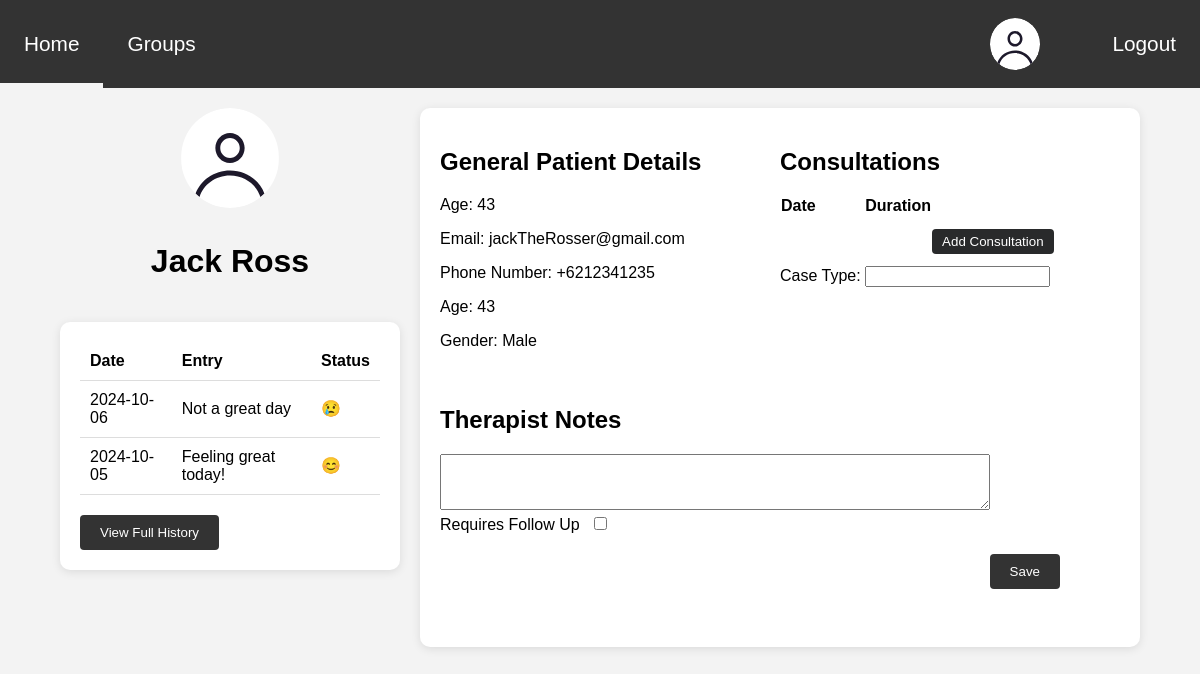
Before: /therapist/patient_view_page/patient_view_page.php?id=1 (signed in) with the older database file.
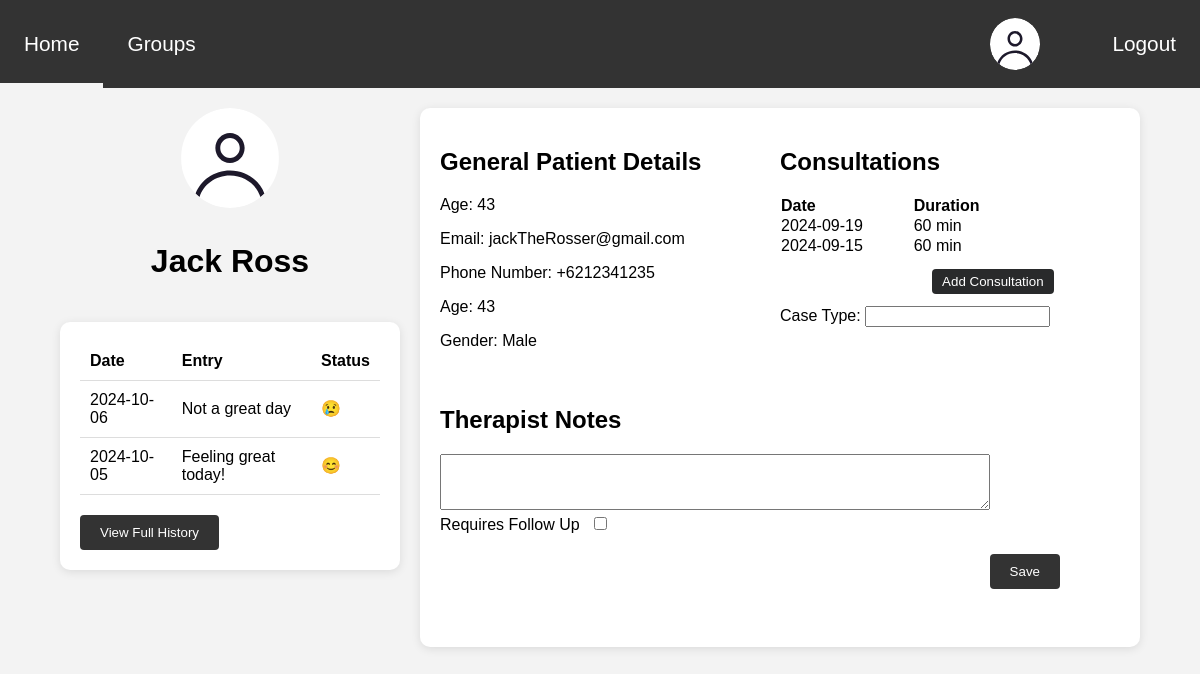
After: the same page with the newer database file.
### tables this page shows
CREATE TABLE journal_entries (
    id INT AUTO_INCREMENT PRIMARY KEY,
    patient_id INT,
    journal_date DATE,
    hours_slept INT,
    mood VARCHAR(20),
    meals_eaten INT,
    exercise BOOLEAN,
    journal_entry TEXT,
    FOREIGN KEY (patient_id) REFERENCES users(id) ON DELETE CASCADE
);

CREATE TABLE Sessions (
    session_id INT AUTO_INCREMENT PRIMARY KEY,
    patient_id INT , 
    therapist_id INT ,
   
    session_length INT, 
    session_date DATE,
    FOREIGN KEY (therapist_id) REFERENCES Users(id) ON DELETE CASCADE,
    FOREIGN KEY (patient_id) REFERENCES Users(id) ON DELETE CASCADE
);

### conf.php (called while the page is built, shortened)
<?php
$moods = [];
$moods["happy"] = "&#128522";
$moods["neutral"] = "&#128528";
$moods["sad"] = "&#128546";
$moods["angry"] = "&#128545";
$moods["excited"] = "&#128513";
$moods["tired"] = "&#128564";
$moods["anxious"] = "&#128552";
?>

### therapist/patient_view_page/patient_view_page.php (the view, shortened to what the changed rows need)
<?php
    $patient_id = htmlspecialchars($_GET['id']);
?>
<!DOCTYPE html>
<html lang="en">
<head>
    <link rel="stylesheet" href="../../style.css">
    <link rel="stylesheet" href="../../common/navbar/navbar.css">
    <link rel="stylesheet" href="../patient_view_page/view_page.css">
</head>
<body>
        <?php include "../../common/navbar/navbar.php";
        $sql= "SELECT * FROM `patient_therapist` LEFT JOIN users on patient_therapist.patient_id = users.id
        where patient_therapist.therapist_id = ? and patient_therapist.patient_id = ?;";
        if ($stmt = mysqli_prepare($conn, $sql)) {
            mysqli_stmt_bind_param($stmt, 'ii', $_SESSION['id'],$patient_id);
            mysqli_stmt_execute($stmt);
            if($result = mysqli_stmt_get_result($stmt)) {
                $patient=mysqli_fetch_assoc($result);
        }
    }
        ?>
    <main>
        <div class="container">
            <div class="profile-journal">
                <div class="profile">
                    <h1><?= $patient['first_name'] . ' '. $patient['last_name']?></h1>
                </div>
                <section class="journal">
                    <div class="journal-list">
                        <table>
                            <thead>
                                <tr>
                                    <th>Date</th>
                                    <th>Entry</th>
                                    <th>Status</th>
                                </tr>
                            </thead>
                            <tbody>
                            <?php
                                $sql= "SELECT * FROM journal_entries
                                LEFT JOIN patient_therapist on patient_therapist.patient_id = journal_entries.patient_id
                                WHERE patient_therapist.therapist_id = ? and patient_therapist.patient_id = ? ORDER BY journal_date DESC
                                LIMIT 3;";
                                if ($stmt = mysqli_prepare($conn, $sql)) {
                                    mysqli_stmt_bind_param($stmt, 'ii', $_SESSION['id'], $patient['patient_id']);
                                    mysqli_stmt_execute($stmt);
                                    if($result = mysqli_stmt_get_result($stmt)) {
                                        if(mysqli_num_rows($result)> 0) {
                                            while($row=mysqli_fetch_assoc($result)) {
                                                ?>
                                                <tr>
                                                    <td><?= $row['journal_date'] ?></td>
                                                    <td><?php
                                                    if (mb_strlen($row['journal_entry']) > 55) {
                                                        echo mb_substr($row['journal_entry'], 0, 55) . '...';
                                                    } else {
                                                        echo $row['journal_entry'];
                                                    }
                                                    ?></td>
                                                    <td><?= $moods[$row['mood']] ?></td>
                                                </tr>
                                                <?php
                                            }
                                        }
                                    }
                                }
                            ?>
                            </tbody>
                        </table>
                    </div>
                </section>
            </div>
            <div class="main-content">
                <div class="grid-content">
                    <div class="patient-details">
                    <h2>General Patient Details</h2>
                    </div>
                    <div>
                        <h2>Consultations</h2>
                        <div class="consultation-table-container">
                        <table class="consultation-table">
                        <tbody>
                            <tr>
                                <th>Date</th>
                                <th>Duration</th>
                            </tr>
                            <?php
                            $sql= "SELECT * FROM sessions where patient_id = ? and therapist_id = ? ORDER BY session_date DESC;";
                            if ($stmt = mysqli_prepare($conn, $sql)) {
                                mysqli_stmt_bind_param($stmt, 'ii', $patient_id,$_SESSION['id']);
                                mysqli_stmt_execute($stmt);
                                if($result = mysqli_stmt_get_result($stmt)) {
                                if(mysqli_num_rows($result)> 0) {
                                    while($row=mysqli_fetch_assoc($result)) {
                                        ?>
                                            <tr>
                                                <td><?= $row['session_date']?></td>
                                                <td><?= $row['session_length']?> min</td>
                                            </tr>
                                        <?php
                                    }
                                }
                                }
                            }
                            ?>
                            </tbody>
                        </table>
                        </div>
                    </div>
                </div>
                <div class="therapist-notes">
                    <h2>Therapist Notes</h2>
                    ?>><br>
                    <br>
                    </div>
                </div>
            </div>
    </main>
    <?php include "../../common/confirmation/confirmation.php"; ?>
    <?php include "../../common/notification/notification.php"; ?>
</body>
</html>

Changed rows visible on the page:
now on this page (row edited): sessions: session_date "2024-09-19", session_length "60"
now on this page (row edited): sessions: session_date "2024-09-15", session_length "60"
